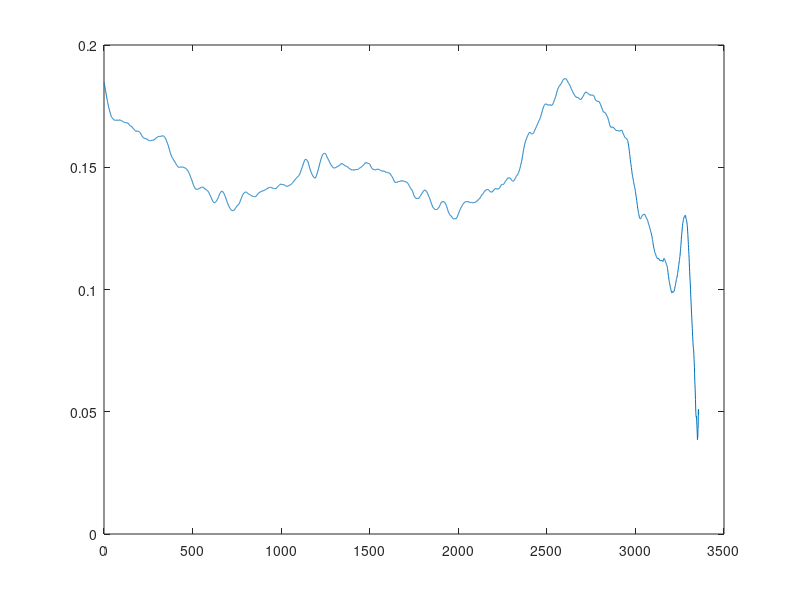

Write MATLAB code to recreate this figure. (Note: this script raises an error after producing the figure.)

% Set the total number of time steps
tmax = 3358;

% Initialize arrays to store the data
theta = zeros(tmax, 1);
theta_vp = zeros(tmax, 1);

% Read data from files
fid1 = fopen('polarity_op_or.dat', 'r');
fid2 = fopen('polarity_op_vp.dat', 'r');

for t = 1:tmax
    % Read time and value from each file
    data1 = fscanf(fid1, '%d %f\n', [1 2]);
    data2 = fscanf(fid2, '%d %f\n', [1 2]);
    
    % Store the values
    theta(t) = data1(2);
    theta_vp(t) = data2(2);
end

% Close the files
fclose(fid1);
fclose(fid2);

% Calculate the cross-correlation
maxLag = tmax - 1; % Adjust maxLag if needed
cross_corr = xcorr(theta_vp, theta, maxLag, 'unbiased');

% Extract the portion of the cross-correlation for positive lags
positiveLags = maxLag+1 : 2*maxLag+1;
positiveCrossCorr = cross_corr(positiveLags);

% Open a new file for writing
fileID = fopen('cross_correlation_data.dat', 'w');

% Check if the file was opened successfully
if fileID == -1
    error('File could not be opened.');
end

% Write a header to the file
fprintf(fileID, 'Lag\tCross-Correlation\n');

% Write the data to the file
for i = 1:length(positiveCrossCorr)
    fprintf(fileID, '%d\t%f\n', i-1, positiveCrossCorr(i));
end

% Close the file
fclose(fileID);



plot(0:maxLag, positiveCrossCorr);
ytickformat('%.2f');
axis([0 maxLag 0.0 0.4]);
xlabel('Lag');
ylabel('Cross-correlation');
% Increase the size of x-axis tick labels
ax = gca; % Get handle to current axes.
ax.XAxis.FontSize = 12; % Set x-axis font size. Adjust the value as needed.
% Increase the size of x-axis tick labels
ax.YAxis.FontSize = 12; % Set x-axis font size. Adjust the value as needed.

%title('Cross-Correlation between p_i and v_p}');
grid off;
